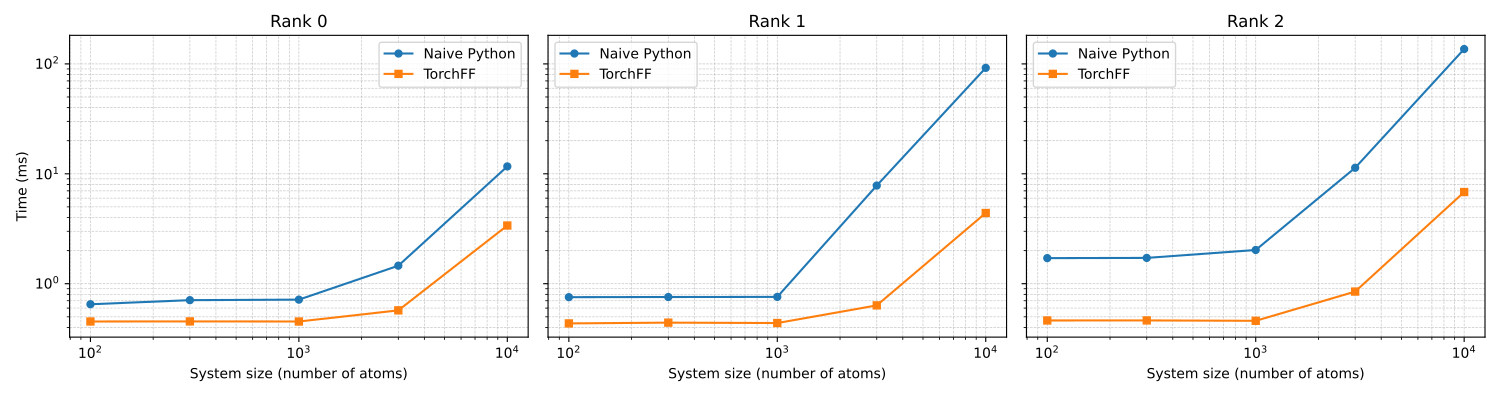

The Python source for this figure:
import csv
import os
from typing import List, Dict, Any

import numpy as np
import torch
import matplotlib.pyplot as plt

import sys
sys.path.insert(0, os.path.join(os.path.dirname(__file__), '..'))
from tests.utils import perf_op
from tests.test_ewald import create_test_data
from torchff.ewald import Ewald


def run_single_benchmark(
    num_atoms: int,
    rank: int,
    device: str = "cuda",
    dtype: torch.dtype = torch.float32,
    repeat: int = 200,
) -> List[Dict[str, Any]]:
    """Run performance benchmark for a given system size and multipole rank.

    This benchmarks both the reference (no customized ops) and the customized
    CUDA Ewald implementation and returns a list of results dictionaries.
    """
    results: List[Dict[str, Any]] = []

    # Create test data (may raise OOM)
    coords, box, q, p, t, alpha, kmax = create_test_data(
        num_atoms, rank, device=device, dtype=dtype
    )

    # Reference implementation: Python / non-custom ops, compiled
    try:
        func_ref = torch.compile(
            Ewald(alpha, kmax, rank, use_customized_ops=False, return_fields=False)
        ).to(device=device, dtype=dtype)

        perf_ref = perf_op(
            func_ref,
            coords,
            box,
            q,
            p,
            t,
            desc=f"ewald_ref (N={num_atoms}, rank={rank})",
            repeat=repeat,
            run_backward=True,
        )
        results.append(
            {
                "rank": rank,
                "num_atoms": num_atoms,
                "impl": "ref",
                "mean_ms": float(np.mean(perf_ref)),
                "std_ms": float(np.std(perf_ref)),
                "success": True,
            }
        )
    except RuntimeError as e:
        # Catch CUDA OOM or similar runtime errors
        if "out of memory" in str(e).lower():
            print(
                f"Encountered OOM for ref implementation at "
                f"N={num_atoms}, rank={rank}: {e}"
            )
        else:
            print(
                f"Encountered RuntimeError for ref implementation at "
                f"N={num_atoms}, rank={rank}: {e}"
            )
        torch.cuda.empty_cache()
        results.append(
            {
                "rank": rank,
                "num_atoms": num_atoms,
                "impl": "ref",
                "mean_ms": float("nan"),
                "std_ms": float("nan"),
                "success": False,
            }
        )

    # Customized CUDA ops implementation
    try:
        func_custom = Ewald(
            alpha, kmax, rank, use_customized_ops=True, return_fields=False
        ).to(device=device, dtype=dtype)

        perf_custom = perf_op(
            func_custom,
            coords,
            box,
            q,
            p,
            t,
            desc=f"ewald_torchff (N={num_atoms}, rank={rank})",
            repeat=repeat,
            run_backward=True,
        )
        results.append(
            {
                "rank": rank,
                "num_atoms": num_atoms,
                "impl": "custom",
                "mean_ms": float(np.mean(perf_custom)),
                "std_ms": float(np.std(perf_custom)),
                "success": True,
            }
        )
    except RuntimeError as e:
        if "out of memory" in str(e).lower():
            print(
                f"Encountered OOM for customized implementation at "
                f"N={num_atoms}, rank={rank}: {e}"
            )
        else:
            print(
                f"Encountered RuntimeError for customized implementation at "
                f"N={num_atoms}, rank={rank}: {e}"
            )
        torch.cuda.empty_cache()
        results.append(
            {
                "rank": rank,
                "num_atoms": num_atoms,
                "impl": "custom",
                "mean_ms": float("nan"),
                "std_ms": float("nan"),
                "success": False,
            }
        )

    return results


def write_results_to_csv(results: List[Dict[str, Any]], csv_path: str) -> None:
    """Write benchmark results to CSV."""
    fieldnames = ["rank", "num_atoms", "impl", "mean_ms", "std_ms", "success"]
    with open(csv_path, "w", newline="") as f:
        writer = csv.DictWriter(f, fieldnames=fieldnames)
        writer.writeheader()
        for row in results:
            writer.writerow(row)
    print(f"Wrote benchmark results to {csv_path}")


def plot_results(results: List[Dict[str, Any]], pdf_path: str) -> None:
    """Create a 3-panel PDF plot (one per rank) comparing implementations.

    Each subplot uses log-log scales with system size on the x-axis and time
    in milliseconds on the y-axis. Two lines are drawn per subplot:
    one for the reference implementation and one for the customized ops.
    """
    ranks = [0, 1, 2]
    impl_labels = {"ref": "Naive Python", "custom": "TorchFF"}
    impl_styles = {"ref": "o-", "custom": "s-"}

    fig, axes = plt.subplots(1, 3, figsize=(15, 4), sharey=True)

    for ax, rank in zip(axes, ranks):
        # Filter results for current rank and successful runs
        rank_results = [r for r in results if r["rank"] == rank and r["success"]]

        for impl in ("ref", "custom"):
            impl_results = [r for r in rank_results if r["impl"] == impl]
            if not impl_results:
                continue

            # Sort by system size for consistent plotting
            impl_results.sort(key=lambda r: r["num_atoms"])
            sizes = [r["num_atoms"] for r in impl_results]
            mean_ms = [r["mean_ms"] for r in impl_results]

            ax.plot(
                sizes,
                mean_ms,
                impl_styles[impl],
                label=impl_labels[impl],
                linewidth=1.5,
                markersize=5,
            )

        ax.set_xscale("log")
        ax.set_yscale("log")
        ax.set_xlabel("System size (number of atoms)")
        ax.set_title(f"Rank {rank}")
        ax.grid(True, which="both", linestyle="--", linewidth=0.5, alpha=0.7)
        if rank == 0:
            ax.set_ylabel("Time (ms)")
        ax.legend()

    plt.tight_layout()
    fig.savefig(pdf_path)
    plt.close(fig)
    print(f"Saved benchmark plot to {pdf_path}")


def main() -> None:
    # Reproducibility
    np.random.seed(42)
    torch.manual_seed(42)
    if torch.cuda.is_available():
        torch.cuda.manual_seed_all(42)

    if not torch.cuda.is_available():
        raise RuntimeError("CUDA is required for this benchmark.")

    device = "cuda"
    dtype = torch.float64

    # Choose a range of system sizes up to 10,000 atoms.
    system_sizes = [100, 300, 1000, 3000, 10000]
    ranks = [0, 1, 2]

    all_results: List[Dict[str, Any]] = []

    for rank in ranks:
        for num_atoms in system_sizes:
            print(f"Running benchmark for N={num_atoms}, rank={rank}")
            try:
                bench_results = run_single_benchmark(
                    num_atoms=num_atoms,
                    rank=rank,
                    device=device,
                    dtype=dtype,
                    repeat=200,
                )
                all_results.extend(bench_results)
            except RuntimeError as e:
                # Handle possible OOM during data creation or other runtime errors
                if "out of memory" in str(e).lower():
                    print(
                        f"Encountered OOM while setting up benchmark for "
                        f"N={num_atoms}, rank={rank}: {e}"
                    )
                else:
                    print(
                        f"Encountered RuntimeError while setting up benchmark for "
                        f"N={num_atoms}, rank={rank}: {e}"
                    )
                torch.cuda.empty_cache()
                # Record failed entries for both implementations
                for impl in ("ref", "custom"):
                    all_results.append(
                        {
                            "rank": rank,
                            "num_atoms": num_atoms,
                            "impl": impl,
                            "mean_ms": float("nan"),
                            "std_ms": float("nan"),
                            "success": False,
                        }
                    )

    script_dir = os.path.dirname(os.path.abspath(__file__))
    csv_path = os.path.join(script_dir, "ewald_benchmark.csv")
    pdf_path = os.path.join(script_dir, "ewald_benchmark.pdf")

    write_results_to_csv(all_results, csv_path)
    plot_results(all_results, pdf_path)


if __name__ == "__main__":
    main()
